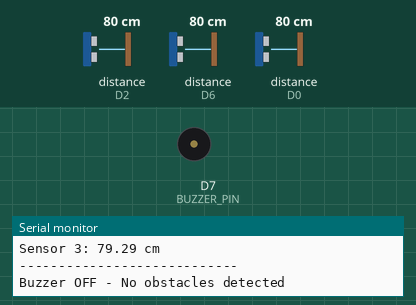
A sketch run on a simulated ESP8266 (NodeMCU). On the bench: buzzer (waves = sounding, pin HIGH), the last lines printed to the serial monitor. Wiring (inferred from the names in the program): 3 × ultrasonic range finder: trigger D3, echo D0 / trigger D1, echo D2 / trigger D5, echo D6. The test bench sets the inputs (shaded band); at power-on: distance to the obstacle (sensors on D2, D6, D0) 80 cm. The echo pulse lasts 58.3 µs per cm; WiFi joins after 1.5 s; servers stay silent unless stated; uploads are accepted with an empty reply; pins used as bus, display or sensor lines are not drawn.

Above: at 2.7 s.
2.8 s: distance to the obstacle (sensor on D2) set to 23 cm
4.3 s: distance to the obstacle (sensor on D2) set to 19 cm
At 5.1 s:
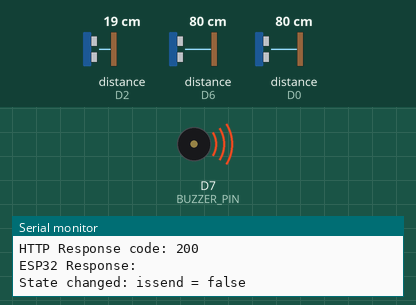
Timing chart, 0 to 7.3 s (numbered marks = the images above; inputs shaded):
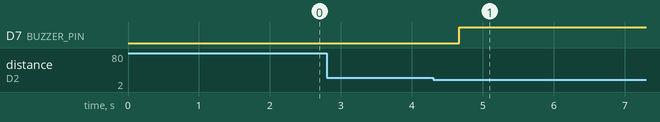

Measured:
- the behaviour switches between 21 and 20 cm on distance to the obstacle (sensor on D2) (found by bisection; images 0 and 1)
- after the input at 4.3 s, D7 (BUZZER_PIN): LOW → HIGH after 0.37 s

The sketch:

ESP8266_final.ino
```cpp
#include <ESP8266WiFi.h>
#include <ESP8266HTTPClient.h>

// Wi-Fi credentials
#define WIFI_SSID       "Dialog 4G 800"
#define WIFI_PASSWORD   "62304AAD"

// ESP32 server IP
const char* ESP32_SERVER = "http://192.168.8.173/distance";  // Replace with ESP32's IP

// Ultrasonic Sensor Pins
#define TRIG_PIN1 D1
#define ECHO_PIN1 D2
#define TRIG_PIN2 D3
#define ECHO_PIN2 D0
#define TRIG_PIN3 D5
#define ECHO_PIN3 D6

// Buzzer Pin
#define BUZZER_PIN D7

// Constants
#define DISTANCE_THRESHOLD 20  // Distance threshold in cm
#define HTTP_TIMEOUT 5000      // HTTP timeout in ms
#define RECONNECT_DELAY 10000  // WiFi reconnection attempt delay

bool issend = true;
unsigned long lastReconnectAttempt = 0;

void setup() {
  Serial.begin(115200);

  pinMode(TRIG_PIN1, OUTPUT);
  pinMode(ECHO_PIN1, INPUT);
  pinMode(TRIG_PIN2, OUTPUT);
  pinMode(ECHO_PIN2, INPUT);
  pinMode(TRIG_PIN3, OUTPUT);
  pinMode(ECHO_PIN3, INPUT);
  pinMode(BUZZER_PIN, OUTPUT);  // Set buzzer pin as output

  // Initialize buzzer to OFF
  digitalWrite(BUZZER_PIN, LOW);

  // Connect to Wi-Fi
  connectToWiFi();
}

void loop() {
  // Check WiFi connection
  if (WiFi.status() != WL_CONNECTED) {
    unsigned long currentMillis = millis();
    // Try to reconnect every RECONNECT_DELAY milliseconds
    if (currentMillis - lastReconnectAttempt > RECONNECT_DELAY) {
      lastReconnectAttempt = currentMillis;
      Serial.println("WiFi disconnected. Attempting to reconnect...");
      connectToWiFi();
    }
    return;  // Skip the rest of the loop if not connected
  }

  float distance1 = getDistance(TRIG_PIN1, ECHO_PIN1);
  float distance2 = getDistance(TRIG_PIN2, ECHO_PIN2);
  float distance3 = getDistance(TRIG_PIN3, ECHO_PIN3);

  Serial.println("----- Distance Readings -----");
  Serial.printf("Sensor 1: %.2f cm\n", distance1);
  Serial.printf("Sensor 2: %.2f cm\n", distance2);
  Serial.printf("Sensor 3: %.2f cm\n", distance3);
  Serial.println("----------------------------");

  bool frontObstacle = (distance1 < DISTANCE_THRESHOLD || distance2 < DISTANCE_THRESHOLD);
  bool backObstacle = (distance3 < DISTANCE_THRESHOLD);
  bool allClear = (distance1 > DISTANCE_THRESHOLD && distance2 > DISTANCE_THRESHOLD && distance3 > DISTANCE_THRESHOLD);

  // Control buzzer based on distance readings
  if (distance1 < DISTANCE_THRESHOLD || distance2 < DISTANCE_THRESHOLD || distance3 < DISTANCE_THRESHOLD) {
    // If any sensor detects obstacle within threshold, turn buzzer ON
    digitalWrite(BUZZER_PIN, HIGH);
    Serial.println("Buzzer ON - Obstacle detected within threshold");
  } else {
    // If all sensors show clear path, turn buzzer OFF
    digitalWrite(BUZZER_PIN, LOW);
    Serial.println("Buzzer OFF - No obstacles detected");
  }

  if (issend) {
    // Send data when front sensors detect obstacle but back is clear, or vice versa
    if ((frontObstacle && !backObstacle) || (!frontObstacle && backObstacle)) {
      if (sendToESP32(distance1, distance2, distance3)) {
        issend = false;  // Only change state if send was successful
        Serial.println("State changed: issend = false");
      }
    }
  } else {  // !issend
    // When all sensors detect no obstacle, send data and reset state
    if (allClear) {
      if (sendToESP32(distance1, distance2, distance3)) {
        issend = true;  // Only change state if send was successful
        Serial.println("State changed: issend = true");
      }
    }
  }

  delay(500); // Delay before next reading
}

// Function to connect to WiFi
void connectToWiFi() {
  WiFi.begin(WIFI_SSID, WIFI_PASSWORD);
  Serial.print("Connecting to WiFi");

  // Try for about 20 seconds (40 * 500ms)
  int attempts = 0;
  while (WiFi.status() != WL_CONNECTED && attempts < 40) {
    delay(500);
    Serial.print(".");
    attempts++;
  }

  if (WiFi.status() == WL_CONNECTED) {
    Serial.println("\nConnected to WiFi");
    Serial.print("IP address: ");
    Serial.println(WiFi.localIP());
  } else {
    Serial.println("\nFailed to connect to WiFi");
  }
}

// Function to get distance from an ultrasonic sensor
float getDistance(int trigPin, int echoPin) {
  digitalWrite(trigPin, LOW);
  delayMicroseconds(2);
  digitalWrite(trigPin, HIGH);
  delayMicroseconds(10);
  digitalWrite(trigPin, LOW);

  // Timeout after 23200 microseconds (approximately 4m range)
  long duration = pulseIn(echoPin, HIGH, 23200);

  // Check if the pulse timed out
  if (duration == 0) {
    Serial.printf("Warning: Sensor (%d, %d) timed out\n", trigPin, echoPin);
    return 400.0;  // Return a large value to indicate "very far"
  }

  float distance = duration * 0.034 / 2;  // Convert to cm

  // Basic sanity check
  if (distance < 2.0 || distance > 400.0) {
    Serial.printf("Warning: Unusual reading (%d, %d): %.2f cm\n", trigPin, echoPin, distance);
  } else {
    Serial.printf("Sensor (%d, %d): %.2f cm\n", trigPin, echoPin, distance);
  }

  return distance;
}

// Function to send distance values to ESP32
bool sendToESP32(float distance1, float distance2, float distance3) {
  if (WiFi.status() != WL_CONNECTED) {
    Serial.println("Error: WiFi not connected. Can't send data.");
    return false;
  }

  WiFiClient client;
  HTTPClient http;

  String url = String(ESP32_SERVER) + "?distance1=" + String(distance1) +
                                    "&distance2=" + String(distance2) +
                                    "&distance3=" + String(distance3);
  Serial.println("Sending Data to ESP32: " + url);

  http.begin(client, url);
  http.setTimeout(HTTP_TIMEOUT);  // Set timeout to 5000 ms (5 seconds)

  int httpCode = http.GET();
  if (httpCode > 0) {
    String payload = http.getString();
    Serial.printf("HTTP Response code: %d\n", httpCode);
    Serial.println("ESP32 Response: " + payload);
    http.end();
    return true;
  } else {
    Serial.printf("HTTP Error: %s\n", http.errorToString(httpCode).c_str());
    http.end();
    return false;
  }
}
```
